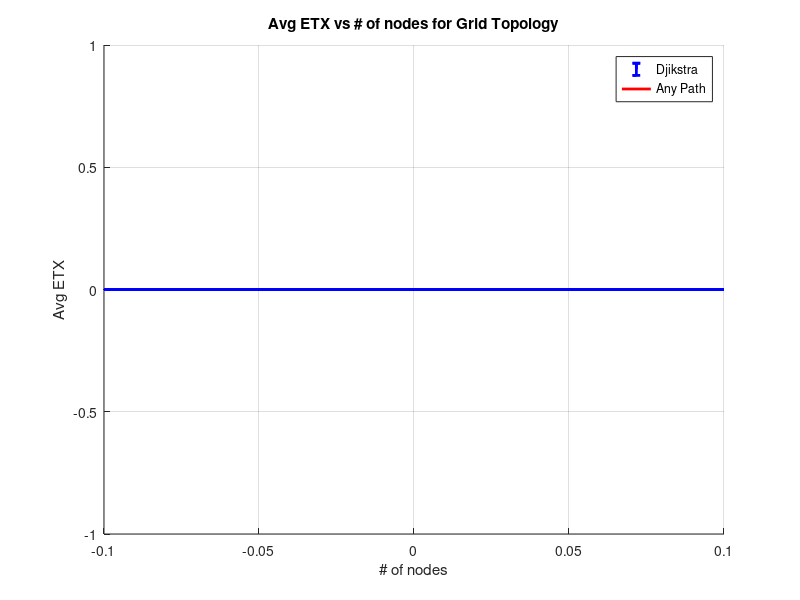

MATLAB code to generate this figure:
%Project # 2 for EE597
%authors: Mohit Aggarwal and Prathamesh Khedekar

size=10;                        %this variable plays controls the # of nodes
avgETX=zeros(size,1);           %variable to hold Avg ETX in case of Dijkstra
anyPathAvgETX=zeros(size,1);    %variable to hold Avg ETX for any path routing
EI=zeros(size,1);
B=zeros(size,1);

for K=1:size
    N=K*K;   %# of wireless nodes for grid topology only
    try
    [topo , prM] = LinkLayerModel(1,N); % '1' == Grid Topology
    catch err
        disp(err.identifier);   % if link layer model throws an error the 
                                %error message will be displayed here
        break;
    end

    
    etx=zeros((N*N):1);         % preparing ETX vector
    x=zeros((N*N):1);
    y=zeros((N*N):1);
    k=1;
   
    for i=1:N
        for j=1:N
            etx(k)=1/prM(i,j);  % calculating ETX vector
            x(k)=i;
            y(k)=j;
            k=k+1;
        end
    end

    % creating sparse matrix
    DG=sparse(x, y, etx);
    cost=zeros(N,1);
    
    %calculating shortest path using dijkstra algotrihtm
    for b=1:N
        [dist,path,pred] = graphshortestpath(DG,b);
        cost(b)=mean(dist);
    end
    %calculating 95% confidence interval
    m=mean(cost);
    [H P C stat]=ttest(cost,m,0.05);
    EI(K)=stat.sd;
    
    %L(K)=m-C(1);   U(K)=C(2)-m;
    B(K)=N;
    avgETX(K)=mean(cost);  %finally calculating avgETX value for given
                                %#of nodes
    
                                
                                
                                
    %----------------------------------------------------------------%
    %calculating shortest anypath route using Laufer et al algorithm
    %we are assuming node#1 to the destination node, and initializing the
    %algorithm
    Di=zeros(N,1);
    Fi=containers.Map('KeyType','int32','ValueType','any');
    Q=containers.Map('KeyType','int32','ValueType','int32');
    for i=1:N
        Di(i)=Inf;
        Q(i)=i;
        Fi(i)=[];
    end
   
    Di(1)=0;
    S=[];
    X=prM(:,1);     %fetching the vector of prrM corresponding to node#1
    while ~isempty(Q)
        %find the min distance node from Q
        [j,p]=max(X);   %finding the max value of prrM and its index in the 
                        %vector. This index will be used to identify the
                        %node 'j'.  (do j <- EXTRACT-MIN(Q))
        X(p)=0;         %removing the max value from the vector 
        remove(Q,p);    %removing the max prrM value node from the Q vector
        S=[S p];        %Adding node 'p' in S vector (S <- S U {j})
        
        %find incoming edges (i,j) in E. For this purpose we can set the
        %threshold for deciding the neighboring the nodes to 1e-16
        Y = prM(:,p);   %fetching the vector of prrM corresponding to node 'p'.
        
        %use only incoming nodes
        if length(S)>1
            for u=1:length(S)
                Y(S(u))=0;
            end
        end
        
        E=[];
        for l=1:length(Y)
           if Y(l)>1e-5 %if the prrM of a neighbor is greater than 1e-16 
                        % then include that node in 'E' vector (incoming
                        % edge (i, j) in E)
               E=[E l];
           end
        end
        J=[];
        for c=1:length(E)
            %creating forwarding set. (do J <- Fi U {j})
            J = [Fi(E(c)) p];
            
            if Di(E(c)) > Di(p) %if Di > Dj
                PiJ=1;
                DJ=0;
                %calculating DJ
                for u=1:length(J)
                    %calculate wij;
                    wij=1;
                    for o=u:-1:1
                        if o==u
                            wij=wij*prM(J(o),E(c));%prM(E(c),J(o));
                        else
                            wij=wij*(1-prM(J(o),E(c)));
                        end
                    end
                    DJ=DJ+wij*Di(J(u));
                    PiJ=PiJ*(1-prM(E(c),J(u)));  %calculating PiJ parameter
                end
                PiJ=1-PiJ;
                diJ=1/PiJ;
                DJ=DJ/PiJ;
               
                Di(E(c)) = diJ+DJ;  %Di <- diJ + DJ
                Fi(E(c))=J;         %Fi <- J
            end %end of IF block
        end %end of outer FOR loop
        
    end

    %calculate the avg any path ETX for given number of nodes
    for i=1:length(Di)
        anyPathAvgETX(K)=anyPathAvgETX(K)+Di(i);
        B(K)=N;
    end
    anyPathAvgETX(K)=anyPathAvgETX(K)/length(Di);
end
    
hold on;
%p=plot(B,avgETX);
p=errorbar(B,avgETX,EI);
q=plot(B,anyPathAvgETX);
grid on;
set(p,'Color','Blue','LineWidth',2);
set(q,'Color','Red','LineWidth',2);
title('Avg ETX vs # of nodes for Grid Topology');
xlabel('# of nodes');
ylabel('Avg ETX');
legend('Djikstra', 'Any Path');